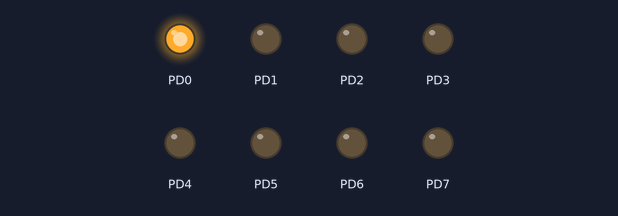
Recording of a program running on a simulated ATmega128, built with avr-gcc and emulated at 8 MHz. Shown: output pins drawn as LEDs (lit = HIGH).

Above: at 0.05 s.
At 0.75 s:
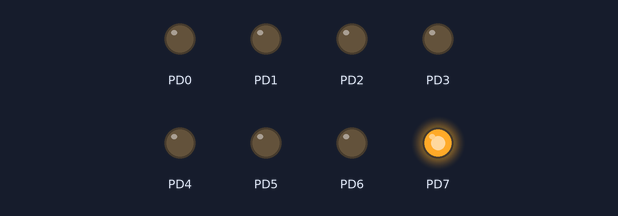
At 1.45 s:
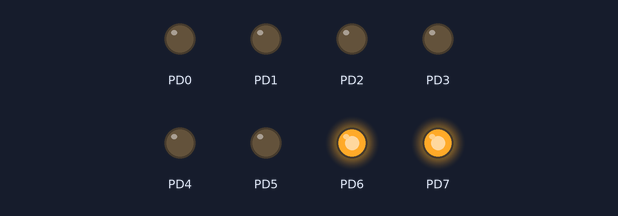
At 2.85 s:
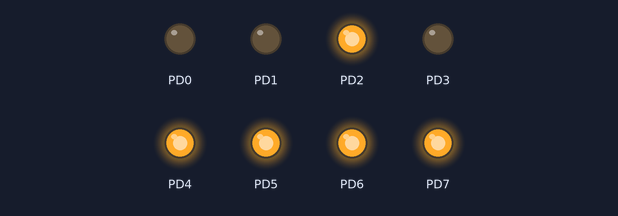
At 4.25 s:
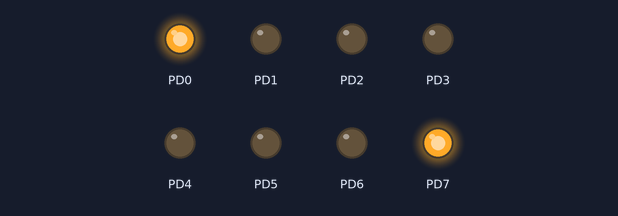
At 5.65 s:
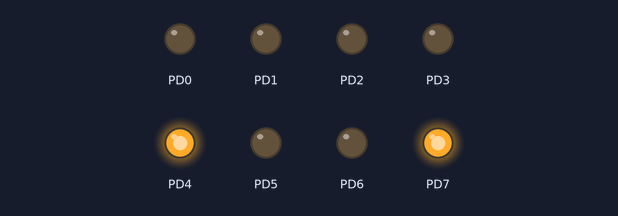
Timing chart, 0 to 6.0 s (numbered marks = the images above):
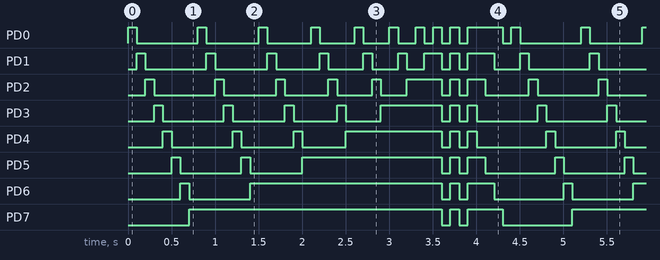

Measured:
- by itself, PD6: repeats every 4.4 s: LOW 0.70 s, HIGH 2.2 s, LOW 0.10 s, HIGH 0.10 s, LOW 0.10 s, HIGH 0.30 s, LOW 0.80 s, HIGH 0.10 s
- by itself, PD7: repeats every 4.4 s: LOW 0.10 s, HIGH 0.10 s, LOW 0.10 s, HIGH 0.40 s, LOW 0.80 s, HIGH 2.9 s
- by itself, PD5: repeats every 4.4 s: LOW 0.70 s, HIGH 0.10 s, LOW 0.60 s, HIGH 1.6 s, LOW 0.10 s, HIGH 0.10 s, LOW 0.10 s, HIGH 0.20 s, LOW 0.80 s, HIGH 0.10 s
- by itself, PD4: repeats every 4.4 s: LOW 0.70 s, HIGH 0.10 s, LOW 0.60 s, HIGH 0.10 s, LOW 0.50 s, HIGH 1.1 s, 2 × (LOW 0.10 s, HIGH 0.10 s), LOW 0.80 s, HIGH 0.10 s

The program:

main.c
```c
// (licence header left out)
#define F_CPU 8000000
#include <avr/io.h>
#include <util/delay.h>

typedef struct {
	unsigned char data;
	unsigned int delay ;
} PATTERN_STRUCT;

PATTERN_STRUCT pattern[] = {
	{0x01, 100}, {0x02, 100}, {0x04, 100}, {0x08, 100}, {0x10, 100}, {0x20, 100}, {0x40, 100}, {0x80, 100},
	{0x81, 100}, {0x82, 100}, {0x84, 100}, {0x88, 100}, {0x90, 100}, {0xA0, 100}, {0xC0, 100},
	{0xC1, 100}, {0xC2, 100}, {0xC4, 100}, {0xC8, 100}, {0xD0, 100}, {0xE0, 100},
	{0xE1, 100}, {0xE2, 100}, {0xE4, 100}, {0xE8, 100}, {0xF0, 100},
	{0xF1, 100}, {0xF2, 100}, {0xF4, 100}, {0xF8, 100},
	{0xF9, 100}, {0xFA, 100}, {0xFC, 100},
	{0xFD, 100}, {0xFE, 100},
	{0xFF, 100},
	{0x00, 100},
	{0xFF, 100},
	{0x00, 100},
	{0xFF, 100}, {0xE7, 100}, {0xC3, 100}, {0x81, 100}, {0x00, 100},
	{0x00, 0x00}
	};

/******************************************************************/
void wait( int ms )
/*
short:			Busy wait number of millisecs
inputs:			int ms (Number of millisecs to busy wait)
outputs:
notes:			Busy wait, not very accurate. Make sure (external)
				clock value is set. This is used by _delay_ms inside
				util/delay.h
Version :    	DMK, Initial code
*******************************************************************/
{
	for (int i=0; i<ms; i++)
	{
		_delay_ms( 1 );		// library function (max 30 ms at 8MHz)
	}
}


/******************************************************************/
int main( void )
/*
short:			main() loop, entry point of executable
inputs:
outputs:
notes:
Version :    	DMK, Initial code
*******************************************************************/
{
	DDRD = 0b11111111;					// PORTD all output

	while (1==1)
	{
		// Set index to begin of pattern array
		int index = 0;
		// as long as delay has meaningful content
		while( pattern[index].delay != 0 ) {
			// Write data to PORTD
			PORTD = pattern[index].data;
			// wait
			wait(pattern[index].delay);
			// increment for next round
			index++;
		}
	}

	return 1;
}
```
